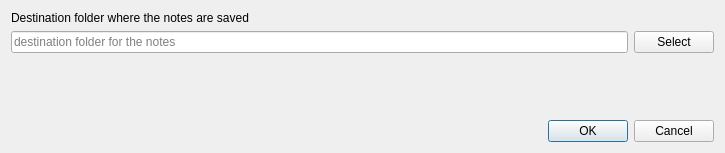
<?xml version="1.0" encoding="UTF-8"?>
<ui version="4.0">
 <class>Dialog</class>
 <widget class="QDialog" name="Dialog">
  <property name="geometry">
   <rect>
    <x>0</x>
    <y>0</y>
    <width>725</width>
    <height>153</height>
   </rect>
  </property>
  <property name="windowTitle">
   <string>Dialog</string>
  </property>
  <layout class="QVBoxLayout" name="verticalLayout_2">
   <item>
    <widget class="QLabel" name="label">
     <property name="text">
      <string>Destination folder where the notes are saved</string>
     </property>
    </widget>
   </item>
   <item>
    <layout class="QHBoxLayout" name="horizontalLayout">
     <item>
      <widget class="QLineEdit" name="destination_folder_edit">
       <property name="placeholderText">
        <string>destination folder for the notes</string>
       </property>
      </widget>
     </item>
     <item>
      <widget class="QPushButton" name="select_dest_pushButton">
       <property name="text">
        <string>Select</string>
       </property>
      </widget>
     </item>
    </layout>
   </item>
   <item>
    <spacer name="verticalSpacer">
     <property name="orientation">
      <enum>Qt::Vertical</enum>
     </property>
     <property name="sizeHint" stdset="0">
      <size>
       <width>20</width>
       <height>40</height>
      </size>
     </property>
    </spacer>
   </item>
   <item>
    <widget class="QDialogButtonBox" name="buttonBox">
     <property name="orientation">
      <enum>Qt::Horizontal</enum>
     </property>
     <property name="standardButtons">
      <set>QDialogButtonBox::Cancel|QDialogButtonBox::Ok</set>
     </property>
    </widget>
   </item>
  </layout>
 </widget>
 <resources/>
 <connections>
  <connection>
   <sender>buttonBox</sender>
   <signal>accepted()</signal>
   <receiver>Dialog</receiver>
   <slot>accept()</slot>
   <hints>
    <hint type="sourcelabel">
     <x>248</x>
     <y>254</y>
    </hint>
    <hint type="destinationlabel">
     <x>157</x>
     <y>274</y>
    </hint>
   </hints>
  </connection>
  <connection>
   <sender>buttonBox</sender>
   <signal>rejected()</signal>
   <receiver>Dialog</receiver>
   <slot>reject()</slot>
   <hints>
    <hint type="sourcelabel">
     <x>316</x>
     <y>260</y>
    </hint>
    <hint type="destinationlabel">
     <x>286</x>
     <y>274</y>
    </hint>
   </hints>
  </connection>
 </connections>
</ui>
